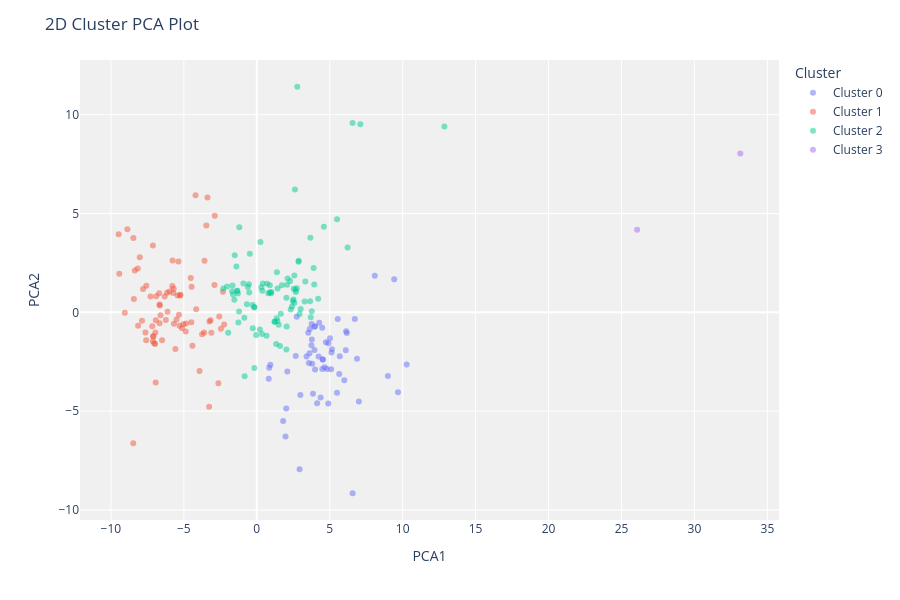

The notebook cell this image was saved under:
### Markdown cell above
TÉCNICA PCA de redução de dimensionalidade

Principal Component Analysis (PCA) is a popular unsupervised linear transformation technique used for dimensionality reduction by projecting high-dimensional data onto a lower-dimensional space.

### Code cell
from pycaret.clustering import plot_model

plot_model(kmeans)

### Figure 1 — Plotly figure (JSON) as saved in the notebook; plotly's stock layout.template omitted (floating-point values rounded to 4 significant figures)
{"data": [{"customdata": [[null], ["Post-demographic dividend"], ["Congo, Dem. Rep."], ["South Asia"], ["Kenya"], ["Colombia"], ["Oman"], ["Hungary"], ["Nigeria"], ["World"], ["Niger"], ["Netherlands"], ["Chile"], ["Guyana"], ["Cabo Verde"], ["Micronesia, Fed. Sts."], ["Antigua and Barbuda"], ["Liberia"], ["Mauritius"], ["Mauritania"], [null], ["Malaysia"], ["Libya"], ["Macedonia, FYR"], ["Bahrain"], ["Liechtenstein"], ["Barbados"], [null], ["Cambodia"], ["Qatar"], [null], ["British Virgin Islands"], ["Central Europe and the Baltics"], ["El Salvador"], [null], ["Sudan"], ["East Asia & Pacific (IDA & IBRD countries)"], ["St. Vincent and the Grenadines"], ["Gambia, The"], ["Sri Lanka"], ["Germany"], ["Syrian Arab Republic"], ["Djibouti"], ["Solomon Islands"], [null], ["Greece"], ["Latin America & Caribbean"], ["Czech Republic"], ["Seychelles"], ["Senegal"], ["Grenada"], ["Guam"], ["Lower middle income"], ["Kosovo"], ["Croatia"], [null], ["Middle income"], ["OECD members"], ["Belgium"]], "hovertemplate": "Cluster=Cluster 0<br>PCA1=%{x}<br>PCA2=%{y}<br>Feature=%{customdata[0]}<extra></extra>", "legendgroup": "Cluster 0", "marker": {"color": "#636efa", "opacity": 0.5, "symbol": "circle"}, "mode": "markers", "name": "Cluster 0", "orientation": "v", "showlegend": true, "textposition": "top center", "type": "scatter", "x": [4.524, 3.957, 0.8199, 5.651, 0.8515, 1.806, 2.933, 5.549, 6.57, 3.854, 6.002, 4.492, 6.175, 3.952, 3.747, 5.151, 3.613, 3.776, 4.812, 4.481, 4.655, 3.572, 3.761, 4.898, 4.278, 8.985, 6.998, 5.123, 3.529, 4.135, 5.5, 9.418, 2.094, 6.103, 6.868, 4.741, 5.097, 6.719, 6.123, 4.374, 3.631, 2.672, 3.799, 3.411, 0.9297, 3.996, 5.688, 10.28, 2.987, 2.017, 4.912, 5.017, 9.681, 4.24, 3.994, 8.088, 4.524, 2.739, 1.971], "xaxis": "x", "y": [-2.389, -1.9, -3.362, -3.125, -2.805, -5.498, -7.936, -0.3347, -9.154, -4.123, -3.439, -2.865, -1.043, -0.7283, -1.664, -1.873, -2.073, -1.377, -2.863, -0.779, -2.776, -2.567, -0.5891, -4.615, -0.5316, -3.225, -4.513, -2.037, -1.029, -4.606, -4.067, 1.678, -2.993, -1.914, -2.349, -1.516, -2.886, -0.3341, -0.9564, -4.308, -0.8423, -2.213, -2.607, -2.234, -2.655, -0.6993, -2.227, -2.634, -4.179, -4.861, -1.567, -1.307, -4.044, -2.241, -2.897, 1.854, -2.389, -0.2223, -6.278], "yaxis": "y"}, {"customdata": [[null], ["Arab World"], ["Israel"], ["Iraq"], ["Iceland"], ["Honduras"], ["Guinea"], ["Guatemala"], ["Gabon"], ["Finland"], ["Italy"], ["Hong Kong SAR, China"], ["Marshall Islands"], ["Latvia"], ["Sweden"], ["Swaziland"], ["Suriname"], ["St. Lucia"], ["South Sudan"], ["South Africa"], ["Somalia"], ["Slovak Republic"], ["Sierra Leone"], ["Saudi Arabia"], [null], ["Rwanda"], ["Russian Federation"], ["Romania"], ["Portugal"], ["Peru"], [null], ["Panama"], ["Pakistan"], ["Norway"], ["Nepal"], [null], ["Montenegro"], ["Mexico"], ["Fiji"], ["Malawi"], [null], ["Lithuania"], ["Lebanon"], ["Kyrgyz Republic"], ["Faroe Islands"], ["Tajikistan"], ["Armenia"], ["Central African Republic"], ["Latin America & the Caribbean (IDA & IBRD countries)"], ["Least developed countries: UN classification"], ["Low income"], ["Brazil"], ["North America"], ["Bhutan"], ["Pre-demographic dividend"], ["Belarus"], ["Bangladesh"], ["Azerbaijan"], ["Upper middle income"], ["Australia"], ["Ethiopia"], ["Angola"], ["Algeria"], ["Andorra"], [null], ["Channel Islands"], ["Bulgaria"], ["Denmark"], ["East Asia & Pacific (excluding high income)"], ["Europe & Central Asia"], ["East Asia & Pacific"], ["Early-demographic dividend"], ["Cuba"], ["Cote d'Ivoire"], ["European Union"], [null], ["Congo, Rep."], ["Dominican Republic"], ["Euro area"]], "hovertemplate": "Cluster=Cluster 1<br>PCA1=%{x}<br>PCA2=%{y}<br>Feature=%{customdata[0]}<extra></extra>", "legendgroup": "Cluster 1", "marker": {"color": "#EF553B", "opacity": 0.5, "symbol": "circle"}, "mode": "markers", "name": "Cluster 1", "orientation": "v", "showlegend": true, "textposition": "top center", "type": "scatter", "x": [-8.022, -3.115, -3.171, -6.93, -6.95, -7.632, -7.286, -5.68, -9.428, -7.582, -4.412, -5.698, -5.425, -7.795, -4.866, -6.151, -6.895, -6.663, -7.109, -4.156, -3.241, -6.119, -5.127, -8.16, -8.367, -5.37, -9.465, -4.198, -6.691, -2.571, -7.118, -5.298, -3.58, -2.316, -5.034, -5.256, -8.459, -7.162, -2.236, -2.633, -7.12, -7.866, -6.233, -2.459, -5.795, -3.267, -7.573, -5.335, -9.048, -5.985, -3.459, -3.92, -2.879, -4.489, -8.134, -6.965, -5.726, -6.92, -6.311, -6.66, -5.58, -2.901, -5.501, -8.47, -7.032, -6.651, -4.529, -6.6, -7.084, -3.748, -6.495, -8.87, -8.425, -5.774, -5.234, -3.379, -4.843, -4.468, -3.606], "xaxis": "x", "y": [2.791, -1.038, -0.404, -3.548, -1.027, -1.021, 0.7981, -0.58, 1.946, -1.419, -1.696, 1.188, 0.8544, 1.186, -0.9752, 0.9933, 0.8124, -0.5495, -1.223, 0.1589, -0.463, 0.03113, -0.8076, 2.215, 2.119, 2.575, 3.947, 5.93, 0.9638, -0.2073, -1.47, -0.673, 2.615, 1.043, -0.601, 0.8488, 3.758, -0.705, -0.617, -3.589, 3.378, -0.4226, -0.3843, -0.827, 1.333, -4.782, 1.346, -0.1279, -0.01751, 1.055, 4.391, -2.973, 4.884, -0.4989, -0.6743, -1.599, 0.974, -0.4019, 0.8051, 0.4, -1.855, 1.384, -0.3573, -6.622, -1.559, 0.3464, 1.743, -0.1482, -1.212, -1.107, -1.418, 4.198, 0.6714, 2.618, 0.8938, 5.806, -0.5606, 1.292, -1.019], "yaxis": "y"}, {"customdata": [["Palau"], [null], ["St. Martin (French part)"], ["South Asia (IDA & IBRD)"], ["Sub-Saharan Africa"], ["Afghanistan"], ["Northern Mariana Islands"], ["Nicaragua"], ["New Zealand"], ["Caribbean small states"], ["New Caledonia"], ["Albania"], ["Switzerland"], ["Sub-Saharan Africa (IDA & IBRD countries)"], ["Small states"], ["Heavily indebted poor countries (HIPC)"], ["Philippines"], ["High income"], ["Fragile and conflict affected situations"], ["Late-demographic dividend"], ["Singapore"], ["Europe & Central Asia (IDA & IBRD countries)"], ["Latin America & Caribbean (excluding high income)"], [null], ["Sao Tome and Principe"], ["Spain"], [null], ["American Samoa"], ["Middle East & North Africa"], ["Europe & Central Asia (excluding high income)"], ["Middle East & North Africa (excluding high income)"], ["St. Kitts and Nevis"], ["Other small states"], ["Puerto Rico"], ["Pacific island small states"], ["Poland"], ["Paraguay"], ["Namibia"], ["Estonia"], ["Mozambique"], [null], ["Cameroon"], ["Canada"], ["Cayman Islands"], [null], ["Iran, Islamic Rep."], ["Indonesia"], ["China"], ["Comoros"], ["Haiti"], ["Japan"], ["Costa Rica"], ["Curacao"], ["Cyprus"], ["Greenland"], ["Gibraltar"], ["Dominica"], ["Georgia"], ["Ecuador"], ["Egypt, Arab Rep."], ["French Polynesia"], ["Eritrea"], ["Guinea-Bissau"], ["Myanmar"], [null], ["Korea, Dem. People’s Rep."], ["Morocco"], ["Mongolia"], ["Moldova"], ["Argentina"], ["Aruba"], ["Malta"], ["Mali"], ["Maldives"], ["Austria"], ["Brunei Darussalam"], ["Bahamas, The"], ["Madagascar"], ["Belize"], ["Benin"], ["Bermuda"], ["Lesotho"], ["Bolivia"], ["Lao PDR"], ["Bosnia and Herzegovina"], [null], ["Botswana"], [null], [null], ["Ghana"]], "hovertemplate": "Cluster=Cluster 2<br>PCA1=%{x}<br>PCA2=%{y}<br>Feature=%{customdata[0]}<extra></extra>", "legendgroup": "Cluster 2", "marker": {"color": "#00cc96", "opacity": 0.5, "symbol": "circle"}, "mode": "markers", "name": "Cluster 2", "orientation": "v", "showlegend": true, "textposition": "top center", "type": "scatter", "x": [2.876, 2.415, -0.165, 2.046, -1.63, 2.028, 0.672, 3.699, 2.329, 1.223, 4.597, -0.519, 1.409, 2.653, 1.598, 3.674, 2.515, 0.2513, -1.691, -1.2, 2.684, 3.897, -1.262, -0.2763, 0.3117, 1.366, 2.575, 0.9821, 2.076, 5.503, 3.94, 2.533, 0.893, 1.648, 0.7097, 3.008, -0.1708, -0.9192, -1.343, 3.653, 6.563, -1.958, 2.112, -1.535, 1.383, 0.2115, -1.214, -0.4732, 12.86, -2.297, 0.4171, 2.931, 2.031, -2.044, 2.58, 2.861, -0.6127, 3.326, 0.3583, -1.396, 4.208, 0.9935, 1.722, 3.768, 6.224, 3.281, -1.511, 2.617, 0.8955, 0.3764, -0.04222, -0.5404, -1.665, 2.743, 1.223, -0.8553, 1.328, -0.1679, 2.476, -0.8326, -0.2813, -1.34, 0.7891, 1.424, 7.098, -1.295, 2.775, 1.506, -0.6752, 2.289], "xaxis": "x", "y": [2.604, 0.3004, 0.2559, -0.7184, 0.9016, -1.878, -1.182, -0.2469, 0.1407, -0.4752, 4.335, 1.002, -0.446, 1.139, -1.706, 3.778, 0.649, 3.562, 1.06, 4.308, 1.026, 2.249, -0.5107, -0.7998, 1.271, -0.3005, 1.861, 0.9623, 1.395, 4.703, 1.407, 1.196, 1.003, -0.07432, 1.44, 0.171, 0.2521, 1.465, 1.088, 0.5644, 9.575, -1.029, 1.714, 0.6369, 2.029, -0.8647, 0.03565, 2.97, 9.401, 1.204, 1.452, -0.08216, 0.7391, 1.309, 0.4879, 2.561, 1.287, 1.559, -1.098, 2.324, 0.6888, 1.025, 1.376, 0.04928, 3.282, 0.5415, 2.888, 6.216, 1.376, 1.096, -1.151, 1.417, 1.357, 1.216, -0.4752, -0.2733, -1.606, -2.818, 0.5706, -3.23, 0.3715, 1.084, 0.9603, 1.202, 9.513, 0.9575, 11.41, -0.6347, 0.4146, 1.589], "yaxis": "y"}, {"customdata": [["Monaco"], ["France"]], "hovertemplate": "Cluster=Cluster 3<br>PCA1=%{x}<br>PCA2=%{y}<br>Feature=%{customdata[0]}<extra></extra>", "legendgroup": "Cluster 3", "marker": {"color": "#ab63fa", "opacity": 0.5, "symbol": "circle"}, "mode": "markers", "name": "Cluster 3", "orientation": "v", "showlegend": true, "textposition": "top center", "type": "scatter", "x": [26.07, 33.14], "xaxis": "x", "y": [4.182, 8.035], "yaxis": "y"}], "layout": {"height": 600, "legend": {"title": {"text": "Cluster"}, "tracegroupgap": 0}, "margin": {"t": 60}, "plot_bgcolor": "rgb(240,240,240)", "title": {"text": "2D Cluster PCA Plot"}, "xaxis": {"anchor": "y", "domain": [0, 1], "title": {"text": "PCA1"}}, "yaxis": {"anchor": "x", "domain": [0, 1], "title": {"text": "PCA2"}}}}
